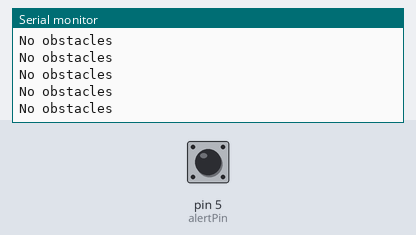
Bench run of a sketch on a simulated Arduino Uno, built with avr-gcc and run on an emulated ATmega328P. Shown: the last lines printed to the serial monitor. The test bench sets the inputs (shaded band); at power-on: pin 5 (alertPin) LOW.

Above: at 1.2 s.
1.3 s: pin 5 (alertPin) driven HIGH
At 2.4 s:
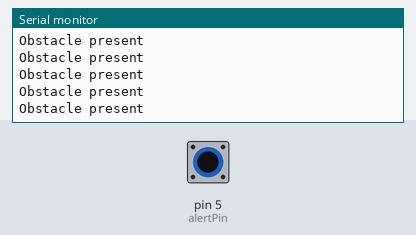
3.2 s: pin 5 (alertPin) driven LOW
At 4.0 s:
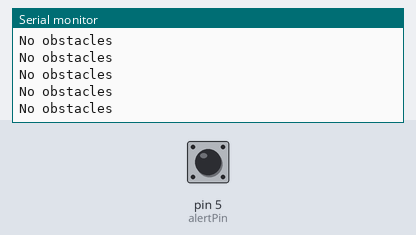
6.2 s: pin 5 (alertPin) driven HIGH
At 6.8 s:
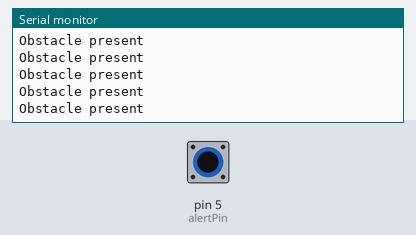
9.2 s: pin 5 (alertPin) driven LOW
At 10.3 s:
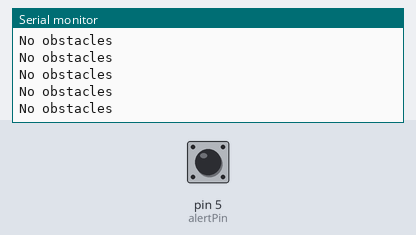
12.2 s: pin 5 (alertPin) driven HIGH
At 12.9 s:
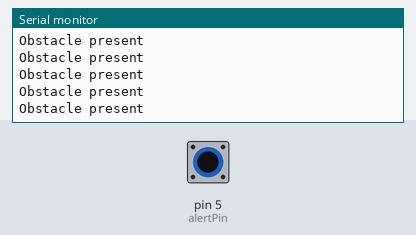

Measured:
- after the input at 1.3 s, the serial monitor: prints a new line after 0.07 s (image 1)

The sketch:

singleSenseReceiver.ino
```cpp
const int alertPin = 5;


void setup() {
 Serial.begin(9600); // Starting Serial Terminal
   pinMode(alertPin, INPUT);

}

void loop() {
  while( digitalRead(alertPin)){
    Serial.println("Obstacle present");
  }
  Serial.println("No obstacles");

}
```
